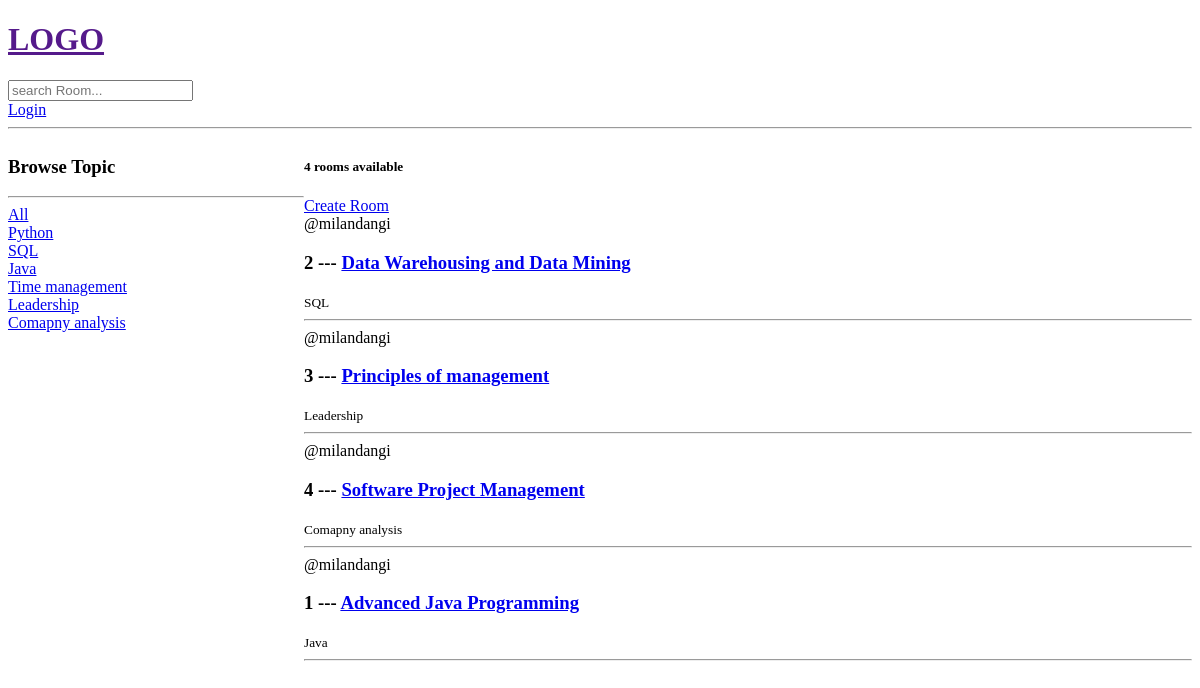
Before: / with the older database file.
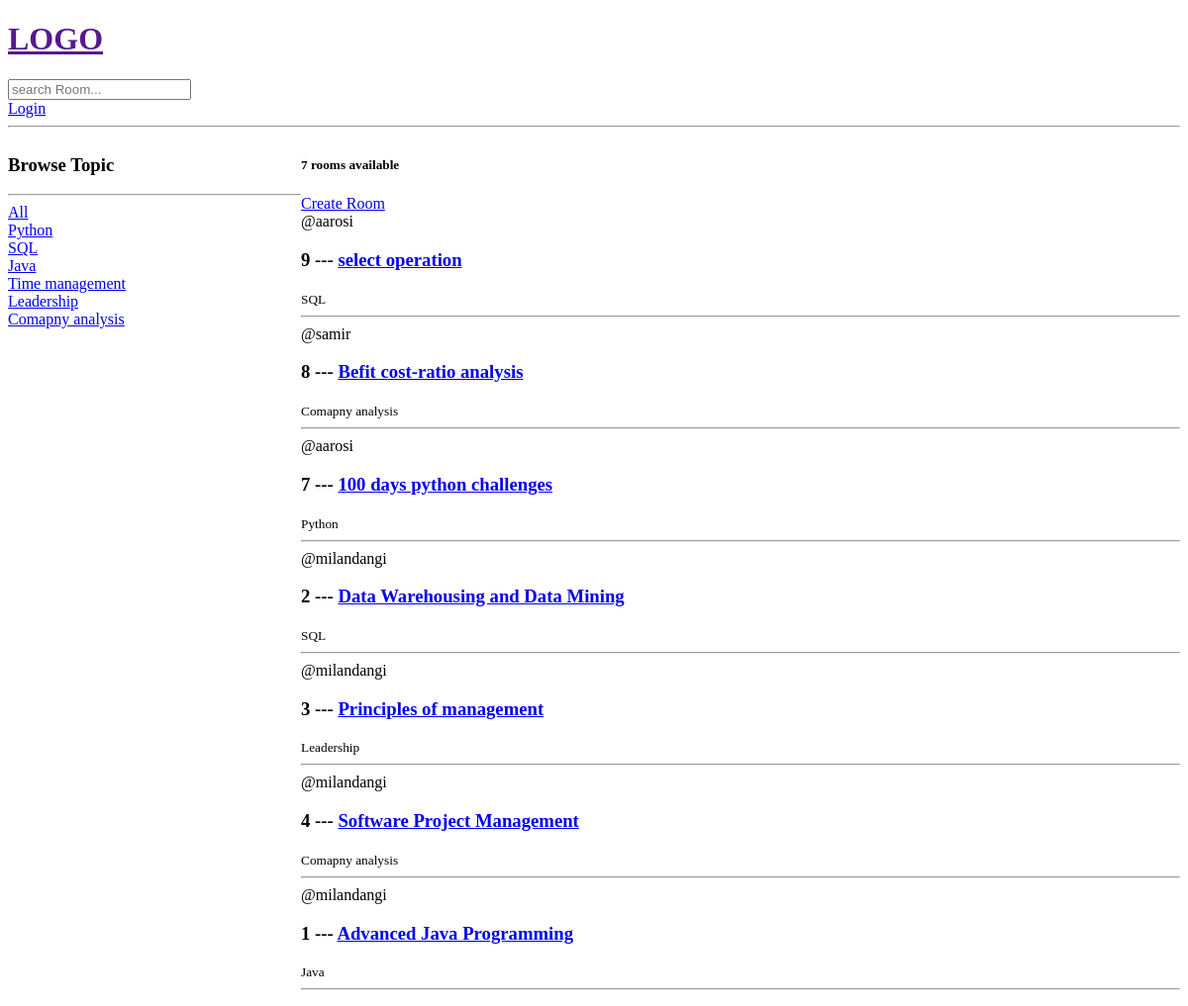
After: the same page with the newer database file.
### polls/models.py (models this page shows, shortened)
class Topic(models.Model):
    name = models.CharField(max_length=200)

class Room(models.Model):
    host = models.ForeignKey(User,on_delete=models.SET_NULL,null=True)
    topic = models.ForeignKey(Topic,on_delete=models.SET_NULL,null=True)
    participants = models.ManyToManyField(User,related_name='participants',blank=True)
    name = models.CharField(max_length=200)
    description = models.TextField(null=True,blank=True)
    update = models.DateTimeField(auto_now=True)
    created = models.DateTimeField(auto_now_add=True)
    class Meta:
         ordering =["-update","-created"]

### polls/views.py (the view)
# urls.py: path("",views.home, name="home"),
def home(request):
    q = request.GET.get('q') if request.GET.get('q')!= None else ''
    rooms = Room.objects.filter(Q(topic__name__icontains=q) |
                                Q(name__icontains=q) |
                                Q(description__icontains=q)
                                )
    topics = Topic.objects.all()
    room_counts = rooms.count()
    context = {'rooms':rooms,'topics':topics,'room_counts':room_counts}
    return render(request,'polls/home.html',context)

### polls/templates/polls/home.html (shortened to what this page needs)
{% extends "main.html" %}
{% block content %}
<div class="home_container">
    <div>
        <h3>Browse Topic</h3>
        <hr>
        <div>
            <a href="{% url 'home' %}">All</a>
        </div>
        {% for topic in topics %}
        <div>
            <a href="{% url 'home' %}?q={{topic.name}}">{{topic.name}}</a>
        </div>
        {% endfor %}
    </div>
    <div>
        <h5>{{room_counts}} rooms available</h5>
        <a href="{% url 'create-room' %}">Create Room</a>
        <div>
            {% for room in rooms %}
            <div>
                <span>@{{room.host.username}}</span>
                <h3>{{room.id}} --- <a href="{% url 'room' room.id %}">{{room.name}}</a></h3>
                <small>{{room.topic.name}}</small>
                <hr>
            </div>
            {% endfor %}
        </div>
    </div>
</div>
{% endblock content %}

### templates/main.html (shortened to what this page needs)
<!DOCTYPE html>
<html lang="en">
<head>
</head>
<body>
    {% include "nav.html" %}
    <hr>
    {% block content %}
    {% endblock %}
</body>
</html>

### templates/nav.html
<a href="">
    <h1>LOGO</h1>
</a>
<form action="{% url 'home' %}" method="GET">
    <input type="text" name="q" id="" placeholder="search Room...">
</form>
{% if request.user.is_authenticated %}
<p>Hello {{request.user}}</p>
<a href="{% url 'logout' %}" >Logout </a>
{% else %}
<a href="{% url 'login' %}">Login</a>
{% endif %}

### polls/templates/polls/home.html (style rules this page uses)
.home_container { display: grid; grid-template-columns:1fr 3fr; }

Changed rows visible on the page:
added Room: host.username "aarosi", id "9", name "select operation", topic.name "SQL"
added Room: host.username "samir", id "8", name "Befit cost-ratio analysis", topic.name "Comapny analysis"
added Room: host.username "aarosi", id "7", name "100 days python challenges", topic.name "Python"
Other visible differences:
{{ room_counts }}: "4" → "7"
